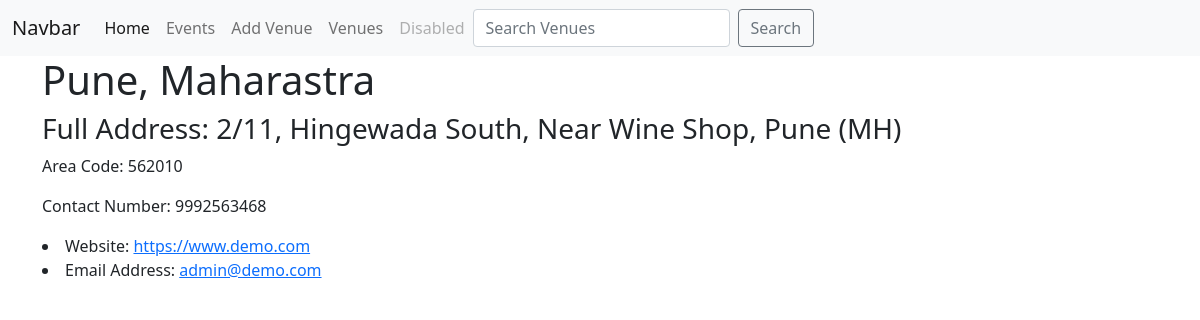
Screenshot of /show_venue_details/11 with the database file from the repository.
### events/models.py (models this page shows, shortened)
class Venue(models.Model):
    venue_place = models.CharField('Place of Event', max_length=200)
    address = models.CharField('Venue Address', max_length=200)
    zip_code = models.CharField('Zip Code', max_length=100)
    phone = models.CharField('Contact Number', max_length=100)
    web_address =  models.URLField('Website Address')
    email_address = models.EmailField('Email Address')

### events/views.py (the view)
# urls.py: path('show_venue_details/<venue_id>', views.show_venue, name="show-venue"),
def show_venue(request, venue_id):
    venue_detail = Venue.objects.get(pk=venue_id)
    return render(request, 'venue-detail.html',{'venue_detail':venue_detail})

### templates/venue-detail.html
{% extends 'base.html' %}
{% block body%}
<div class="container">
    <div class="event-detail">
        <h1>{{venue_detail.venue_place}}</h1>
        <h3>Full Address: {{venue_detail.address}}</h3>
        <p>Area Code: {{venue_detail.zip_code}}</p>
        <p>Contact Number: {{venue_detail.phone}}</p>
        <li> Website: <a href="{{venue_detail.web_address}}">{{venue_detail.web_address}}</a></li>
        <li> Email Address: <a href="{{venue_detail.email_address}}">{{venue_detail.email_address}}</a></li>
    </div>
</div>
{% endblock body%}

### rows the page displays
Venue: venue_place "Pune, Maharastra", address "2/11, Hingewada South, Near Wine Shop, Pune (MH)", zip_code "562010", phone "9992563468", web_address "https://www.demo.com", email_address "admin@demo.com"
